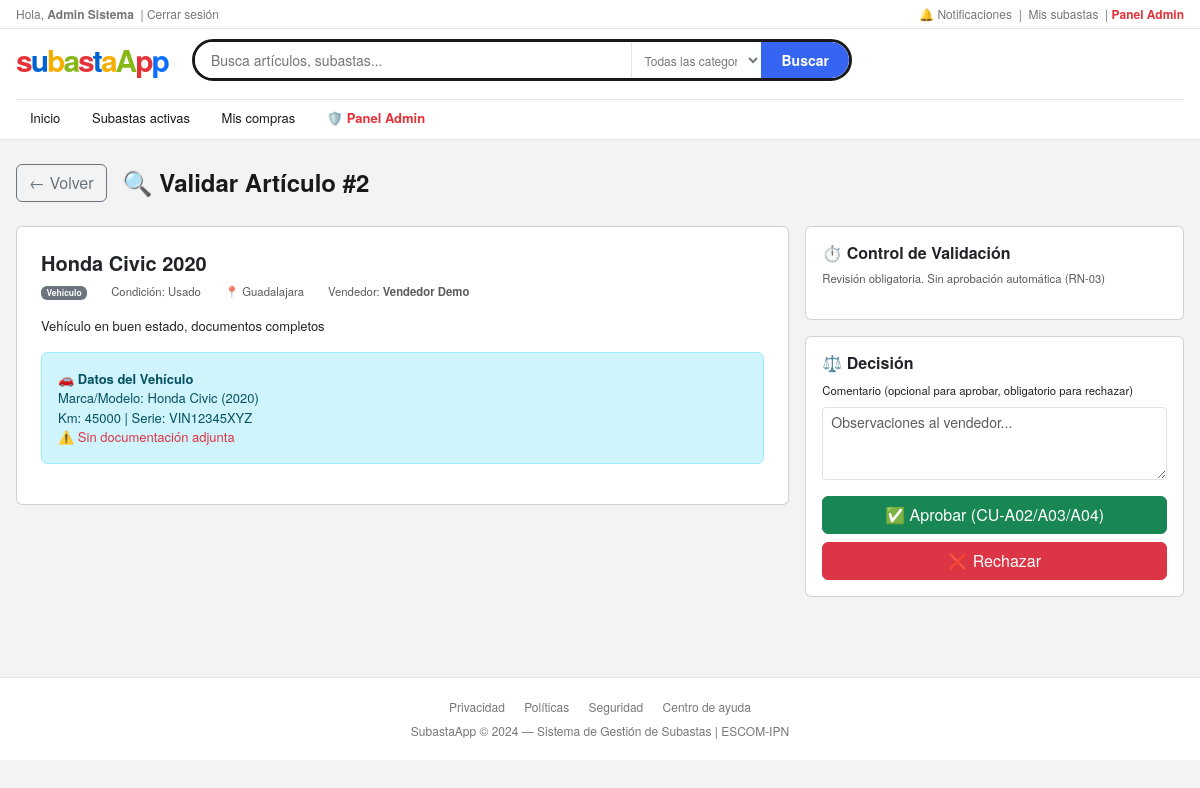
Page /admin/validar/2 (signed in) on the committed database.
### tables this page shows
CREATE TABLE articulo (
        id_articulo     INTEGER PRIMARY KEY AUTOINCREMENT,
        titulo          TEXT    NOT NULL,
        descripcion     TEXT    NOT NULL,
        id_tipo         INTEGER NOT NULL REFERENCES cat_tipo_articulo(id),
        id_condicion    INTEGER NOT NULL REFERENCES cat_condicion_articulo(id),
        ubicacion       TEXT,
        id_vendedor     INTEGER NOT NULL REFERENCES usuario(id_usuario),
        id_estado       INTEGER NOT NULL DEFAULT 1 REFERENCES cat_estado_articulo(id),
        fecha_registro  TEXT    NOT NULL DEFAULT (datetime('now')),
        imagen_path     TEXT
    );

CREATE TABLE cat_tipo_articulo (
        id   INTEGER PRIMARY KEY,
        tipo TEXT NOT NULL UNIQUE   -- General, Vehiculo, Inmueble, Digital, Entrada
    );

CREATE TABLE cat_condicion_articulo (
        id        INTEGER PRIMARY KEY,
        condicion TEXT NOT NULL UNIQUE
    );

CREATE TABLE usuario (
        id_usuario      INTEGER PRIMARY KEY AUTOINCREMENT,
        nombre          TEXT    NOT NULL,
        correo          TEXT    NOT NULL UNIQUE,
        password_hash   TEXT    NOT NULL,
        id_tipo         INTEGER NOT NULL REFERENCES cat_tipo_usuario(id),
        id_estado       INTEGER NOT NULL DEFAULT 1 REFERENCES cat_estado_cuenta(id),
        reputacion      REAL    NOT NULL DEFAULT 0,
        total_cal       INTEGER NOT NULL DEFAULT 0,
        fecha_registro  TEXT    NOT NULL DEFAULT (datetime('now')),
        terminos_ok     INTEGER NOT NULL DEFAULT 0
    );

CREATE TABLE vehiculo (
        id_articulo     INTEGER PRIMARY KEY REFERENCES articulo(id_articulo),
        marca           TEXT,
        modelo          TEXT,
        anio            INTEGER,
        kilometraje     INTEGER,
        num_serie       TEXT,
        doc_path        TEXT
    );

### app.py (the view, shortened to what this page needs)
@app.route("/admin/validar/<int:id_art>", methods=["GET", "POST"])
@admin_required
def admin_validar(id_art):
    db = get_db()
    articulo = db.execute(
        """SELECT a.*, t.tipo as tipo_art, c.condicion,
                  u.nombre as vendedor_nombre,
                  v.id_validacion, v.fecha_limite
           FROM articulo a
           JOIN cat_tipo_articulo t ON t.id = a.id_tipo
           JOIN cat_condicion_articulo c ON c.id = a.id_condicion
           JOIN usuario u ON u.id_usuario = a.id_vendedor
           LEFT JOIN validacion v ON v.id_articulo=a.id_articulo AND v.decision IS NULL
           WHERE a.id_articulo=?""",
        (id_art,)
    ).fetchone()
    vehiculo = db.execute("SELECT * FROM vehiculo WHERE id_articulo=?", (id_art,)).fetchone()
    inmueble = db.execute("SELECT * FROM inmueble WHERE id_articulo=?", (id_art,)).fetchone()
    db.close()
    return render_template("admin_validar.html",
                           articulo=articulo, vehiculo=vehiculo, inmueble=inmueble)

### app.py (called while the page is built)
def login_required(f):
    @wraps(f)
    def decorated(*args, **kwargs):
        if "user_id" not in session:
            flash("Inicia sesión para continuar.", "warning")
            return redirect(url_for("login"))
        return f(*args, **kwargs)
    return decorated

def admin_required(f):
    @wraps(f)
    def decorated(*args, **kwargs):
        if session.get("user_tipo") != 1:
            flash("Acceso restringido a administradores.", "danger")
            return redirect(url_for("index"))
        return f(*args, **kwargs)
    return login_required(decorated)

### database.py (called while the page is built)
def get_db():
    conn = sqlite3.connect(DB_PATH)
    conn.row_factory = sqlite3.Row
    conn.execute("PRAGMA foreign_keys = ON")
    return conn

### templates/admin_validar.html (shortened to what this page needs)
{% extends "base.html" %}
{% block content %}
<div class="d-flex align-items-center mb-4">
  <a href="{{ url_for('admin_dashboard') }}" class="btn btn-outline-secondary me-3">← Volver</a>
  <h4 class="fw-bold mb-0" style="color:var(--primary)">🔍 Validar Artículo #{{ articulo.id_articulo }}</h4>
</div>
<div class="row g-3">
  <div class="col-md-8">
    <div class="card p-4">
      <h5 class="fw-bold">{{ articulo.titulo }}</h5>
      <div class="row text-muted small mb-3">
        <div class="col-auto"><span class="badge bg-secondary">{{ articulo.tipo_art }}</span></div>
        <div class="col-auto">Condición: {{ articulo.condicion }}</div>
        <div class="col-auto">📍 {{ articulo.ubicacion or 'N/A' }}</div>
        <div class="col-auto">Vendedor: <strong>{{ articulo.vendedor_nombre }}</strong></div>
      </div>
      <p class="mb-3">{{ articulo.descripcion }}</p>
      {% if vehiculo %}
      <div class="alert alert-info">
        <strong>🚗 Datos del Vehículo</strong><br>
        Marca/Modelo: {{ vehiculo.marca }} {{ vehiculo.modelo }} ({{ vehiculo.anio }})<br>
        Km: {{ vehiculo.kilometraje }} | Serie: {{ vehiculo.num_serie }}<br>
        {% if vehiculo.doc_path %}Doc: <a href="#">{{ vehiculo.doc_path }}</a>{% else %}<span class="text-danger">⚠️ Sin documentación adjunta</span>{% endif %}
      </div>
      {% endif %}
    </div>
  </div>
  <div class="col-md-4">
    <div class="card p-3 mb-3">
      <h6 class="fw-bold">⏱️ Control de Validación</h6>
      {% if articulo.tipo_art == 'General' %}
      <p class="text-danger fw-bold small mb-1">Límite: {{ articulo.fecha_limite[:16] if articulo.fecha_limite else 'N/A' }}</p>
      <p class="text-muted small">Si no actúas antes del límite, el sistema aprobará automáticamente (RN-02)</p>
      {% else %}
      <p class="text-muted small">Revisión obligatoria. Sin aprobación automática (RN-03)</p>
      {% endif %}
    </div>
    <div class="card p-3">
      <h6 class="fw-bold">⚖️ Decisión</h6>
      <form method="POST">
        <div class="mb-3">
          <label class="form-label small">Comentario (opcional para aprobar, obligatorio para rechazar)</label>
          <textarea name="comentario" class="form-control form-control-sm" rows="3" placeholder="Observaciones al vendedor..."></textarea>
        </div>
        <button type="submit" name="accion" value="Aprobar" class="btn btn-success w-100 mb-2">✅ Aprobar (CU-A02/A03/A04)</button>
        <button type="submit" name="accion" value="Rechazar" class="btn btn-danger w-100" onclick="return confirm('¿Seguro que deseas rechazar este artículo? El motivo es obligatorio.')">❌ Rechazar</button>
      </form>
    </div>
  </div>
</div>
{% endblock %}

### templates/base.html (style rules this page uses)
:root { --eb-blue:#3665f3; --eb-blue-dark:#2b52cc; --eb-red:#e53238; --eb-green:#86b817; --eb-yellow:#f5af02; --eb-gray:#767676; --eb-border:#e5e5e5; --eb-bg:#f3f3f3; --eb-text:#191919; --eb-text2:#767676; --eb-white:#fff; --eb-radius:4px; }
* { box-sizing:border-box; }
body { background:var(--eb-bg);font-family:"Helvetica Neue",Helvetica,Arial,sans-serif;color:var(--eb-text);font-size:13px;margin:0; }

### rows in the picture
articulo: id_articulo "2", titulo "Honda Civic 2020", ubicacion "Guadalajara", descripcion "Vehículo en buen estado, documentos completos"
cat_tipo_articulo: tipo_art "Vehiculo"
cat_condicion_articulo: condicion "Usado"
usuario: vendedor_nombre "Vendedor Demo"
vehiculo: marca "Honda", modelo "Civic", anio "2020", kilometraje "45000", num_serie "VIN12345XYZ"

### other values in the picture
{{ session.user_nombre }} "Admin Sistema"
